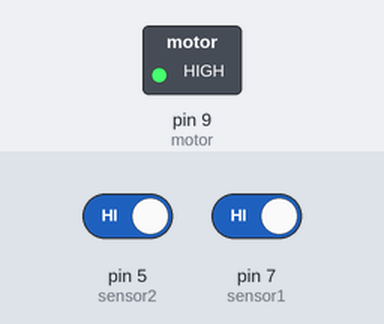
The sketch below on a simulated Arduino Uno, built with avr-gcc and run on an emulated ATmega328P. On the bench: switched loads named in the sketch (green lamp = pin HIGH). Inputs (shaded band) come from the test bench; at power-on: pin 5 (sensor2) HIGH, pin 7 (sensor1) HIGH.

Above: at 1.2 s.
1.3 s: pin 5 (sensor2) driven LOW
At 2.1 s:
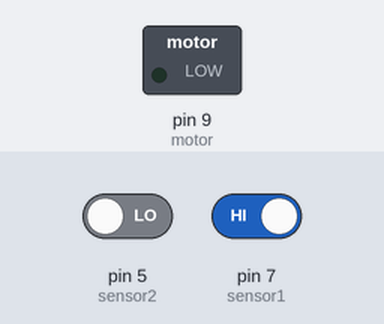
2.8 s: pin 5 (sensor2) driven HIGH
At 3.2 s:
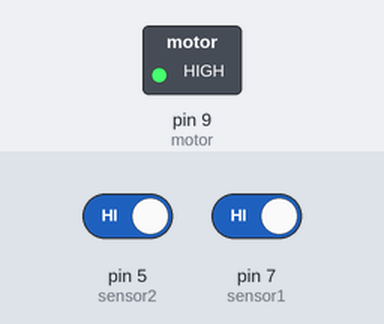
4.3 s: pin 7 (sensor1) driven LOW
At 5.6 s:
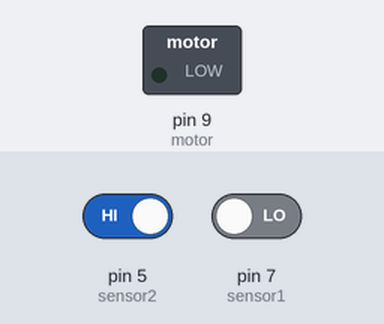
Timing chart, 0 to 7.3 s (numbered marks = the images above; inputs shaded):
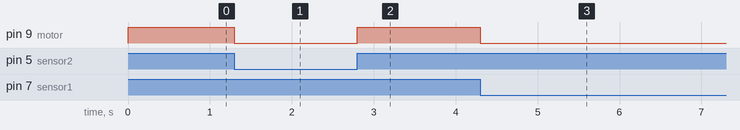

Measured:
- after the input at 1.3 s, pin 9 (motor): HIGH → LOW at once
- after the input at 2.8 s, pin 9 (motor): LOW → HIGH at once
- after the input at 4.3 s, pin 9 (motor): HIGH → LOW at once

The sketch:

step4.ino
```cpp
int motor = 9; //모터 9번핀으로 제어
int sensor1 = 7; //포터센서1 7번핀으로 제어
int sensor2 = 5; //포터센서2 5번핀으로 제어

void setup()  {
  pinMode(motor, OUTPUT);
  pinMode(sensor1, INPUT_PULLUP);
  pinMode(sensor2, INPUT_PULLUP);// 센서를 인풋_풀업
}

void loop()  { ////1번,2번센서에 모두감지되면 motor작동
  if (digitalRead(sensor1) == HIGH && digitalRead(sensor2) == HIGH) {
    digitalWrite(motor, HIGH);
  }
  else
    digitalWrite(motor, LOW); //센서 닫히면 Off
}
```
